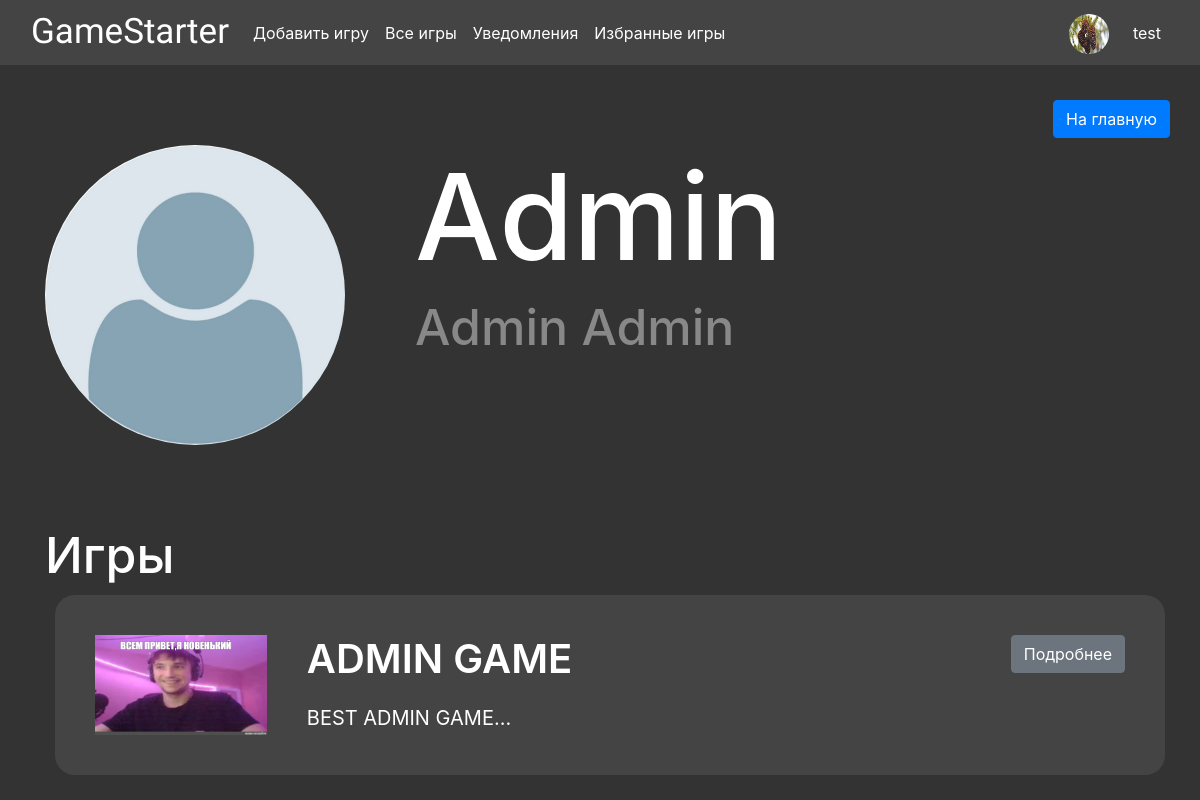
Before: /profile/Admin (signed in) with the older database file.
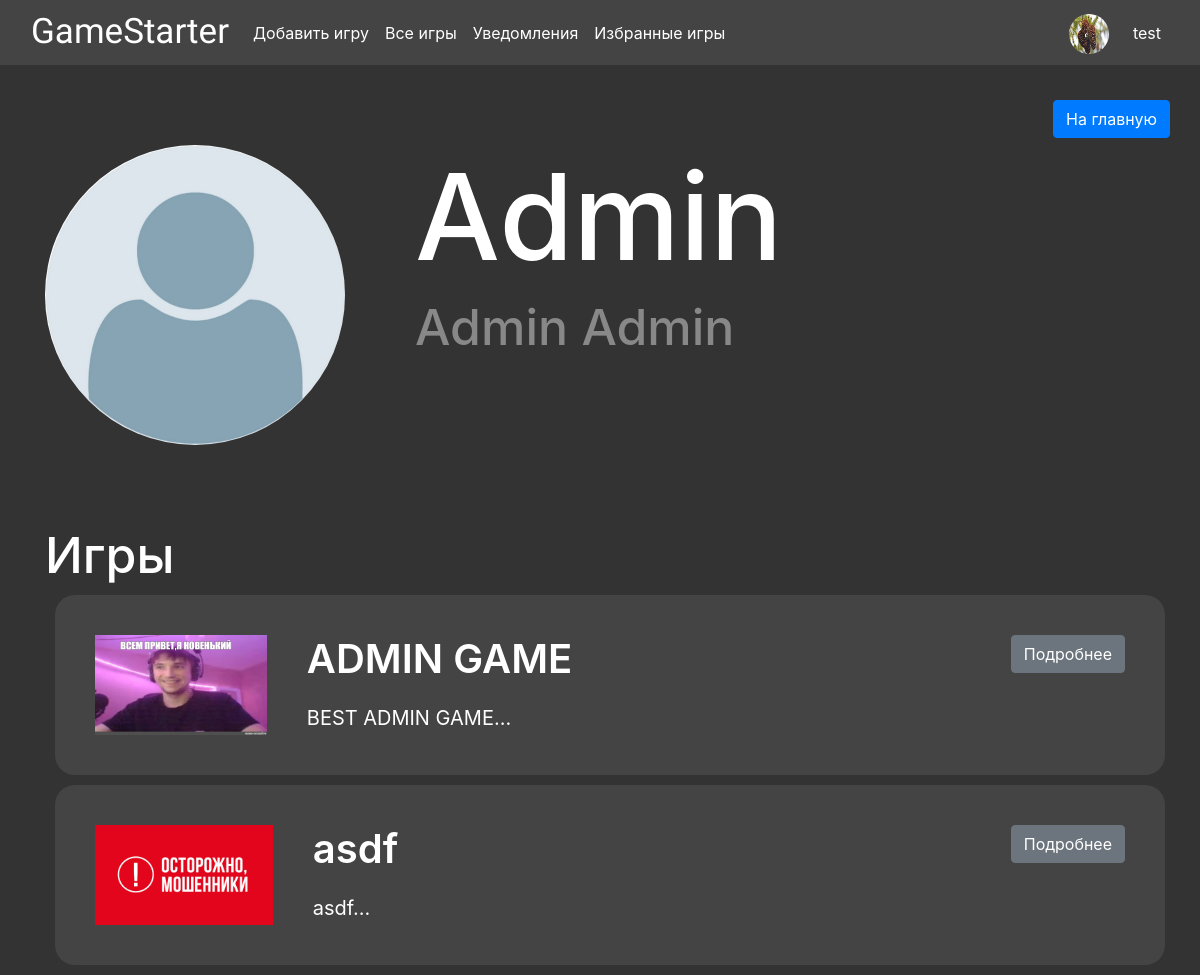
After: the same page with the newer database file.
### data/games.py (models this page shows)
class Game(SqlAlchemyBase, SerializerMixin):
    __tablename__ = 'games'
    id = sqlalchemy.Column(sqlalchemy.Integer, primary_key=True, autoincrement=True)
    author = sqlalchemy.Column(sqlalchemy.Integer, sqlalchemy.ForeignKey("users.id"))
    name = sqlalchemy.Column(sqlalchemy.String, nullable=True)
    description = sqlalchemy.Column(sqlalchemy.String, nullable=True)
    github_link = sqlalchemy.Column(sqlalchemy.String, nullable=True)
    in_moderate = sqlalchemy.Column(sqlalchemy.Boolean, nullable=True)
    game_files = sqlalchemy.Column(sqlalchemy.String, nullable=True)
    likes = sqlalchemy.Column(sqlalchemy.Integer)
    dislikes = sqlalchemy.Column(sqlalchemy.Integer)
    photo = orm.relationship('Photo', back_populates='game')
    user = orm.relationship('User')
    comments = orm.relationship('Comment', back_populates='game')

### data/photo.py (models this page shows)
class Photo(SqlAlchemyBase, SerializerMixin):
    __tablename__ = 'photo'
    id = sqlalchemy.Column(sqlalchemy.Integer, primary_key=True, autoincrement=True)
    path = sqlalchemy.Column(sqlalchemy.String)
    parent_game = sqlalchemy.Column(sqlalchemy.Integer, sqlalchemy.ForeignKey("games.id"))
    game = orm.relationship('Game')

### main.py (the view)
@app.route('/profile/<nickname>')
def profile(nickname: str):
    if not current_user.is_authenticated:
        return redirect('/preview')
    db_sess = db_session.create_session()
    user = db_sess.query(User).filter(User.nickname == nickname).first()
    games = db_sess.query(Game).filter(Game.author == user.id)
    photos = [game.photo[0] for game in games]
    return render_template('profile.html', title='Профиль', user=user, games=games, photos=photos)

### data/db_session.py (called while the page is built)
def create_session() -> Session:
    global __factory
    return __factory()

### main.py (called while the page is built)
@login_manager.user_loader
def load_user(user_id):
    db_sess = db_session.create_session()
    return db_sess.get(User, user_id)

### templates/profile.html (shortened to what this page needs)
{% extends "base.html" %}
{% block content%}
{% if not user %}
<div class="buttons">
    <a class="btn btn-primary" href="/" role="button">На главную</a>
</div>
<div class="info"">
        <img src=" /static/profile_images/sad_hamster.jpg" alt="Очень грустная картинка">
    <div class="text">
        <h2>Пользователя с таким никнеймом не существует</h2>
        <h3>Нам очень жаль</h2>
    </div>
</div>
{% else %}
<div class="buttons">
    <a class="btn btn-primary" href="/" role="button">На главную</a>
</div>
<div class="info">
    <img src="{{user.profile_image}}">
    <div class="text">
        <h1>{{user.nickname}}</h1>
        <h2>{{user.name}}</h2>
    </div>
</div>
<div class="games">
    <div class="text">
        {% if user == current_user %}
        <h3>Ваши Игры</h3>
        {% else %}
        <h3>Игры</h3>
        {% endif %}
    </div>
    <div>
        {% for game in games %}
        <div class="content game">
            <div class="image">
                <img src="{{photos[loop.index0].path}}" alt="{{ game.title }}">
            </div>
            <div class="game-description">
                <h1>{{game.name}}</h1>
                <p>{{game.description[:40]}}...</p>
            </div>
            <div class="buttons-more">
                <a href="/game/{{ game.name }}" class="btn btn-secondary">Подробнее</a>
            </div>
        </div>
        {% endfor %}
    </div>
</div>
{% endif %}
{% endblock %}

Changed rows visible on the page:
added Game: path (picture), name "asdf", description "asdf"
